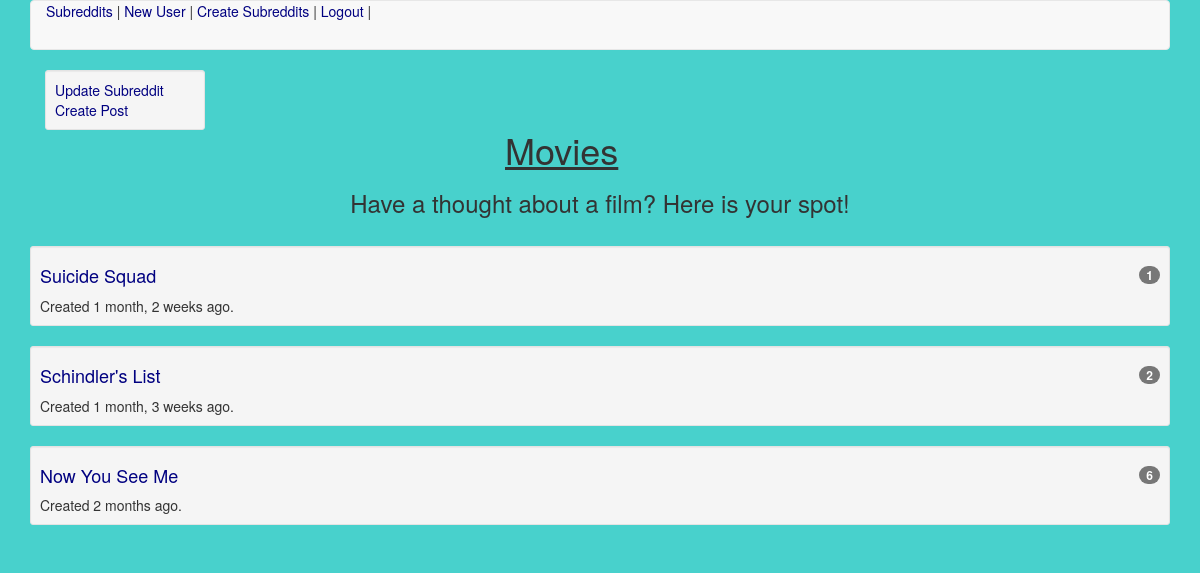
The page /subreddit/1/ (signed in) on the database its author committed.
### app/models.py (models this page shows, shortened)
class Subreddit(models.Model):
    name = models.CharField(max_length=100)
    description = models.CharField(max_length=255)
    creation = models.DateTimeField(auto_now_add=True)
    def __str__(self):
        return self.name
    def get_recent(self):
        return Post.objects.filter(subreddit=self).order_by('-post_created')[:20]

class Post(models.Model):
    title = models.CharField(max_length=100)
    post_description = models.CharField(max_length=255)
    url_page = models.URLField(null=True, blank=True)
    post_created = models.DateTimeField(auto_now_add=True)
    post_edit = models.DateTimeField(auto_now=True)
    subreddit = models.ForeignKey(Subreddit)
    user = models.ForeignKey(User)
    def __str__(self):
        return self.title
    def post_count(self):
        return Comment.objects.filter(comment_post=self).count()

### app/views.py (the view)
# urls.py: url(r'^subreddit/(?P<pk>\d+)/$', SubredditDetailView.as_view(), name="subreddit_detail_view"),
class SubredditDetailView(DetailView):
    model = Subreddit

### templates/app/subreddit_detail.html
{% extends 'base.html' %}
{% block content %}
{% if request.user.is_authenticated %}
  <div class="col-md-2">
    <div class="well well-sm">
      <a href="{% url 'subreddit_update_view' object.id %}">Update Subreddit</a> <br>
      <a href="{% url 'post_create_view' object.id %}">Create Post</a>
    </div>
  </div>
{% endif %}
<br><br>
<h1 class="title">{{ object }}</h1>
<h3 class="subtitle">{{ object.description }}</h3> <br>
{% for post in object.get_recent %}
  <div class="well well-sm">
      <h4><a href="{% url 'post_detail_view' post.id %}">{{ post }} <span class="badge">{{ post.post_count }}</span></a></h4>
      Created {{ post.post_created|timesince }} ago.
  </div>
{% endfor %}
{% endblock %}

### templates/base.html (style rules this page uses)
body { background-color: #48D1CC; }
h1 { position: relative; text-decoration: underline; }
a { color: navy; }
.badge { float: right; }
.title { padding-left: 475px; }
.subtitle { text-align: center;; }

### rows shown on the page
Subreddit: name "Movies", description "Have a thought about a film? Here is your spot!"
Post: title "Suicide Squad", post_count "1", post_created "1 month, 2 weeks"
Post: title "Schindler's List", post_count "2", post_created "1 month, 3 weeks"
Post: title "Now You See Me", post_count "6", post_created "2 months"
